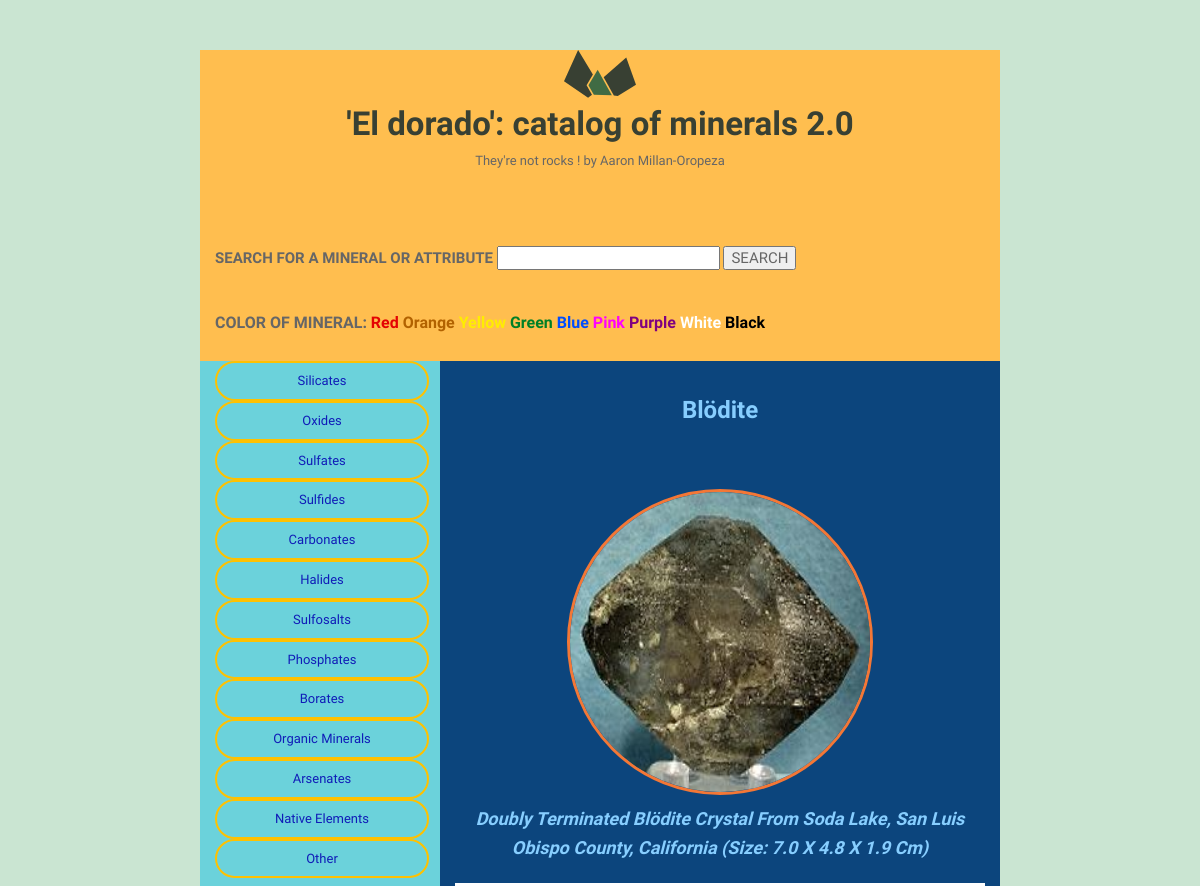
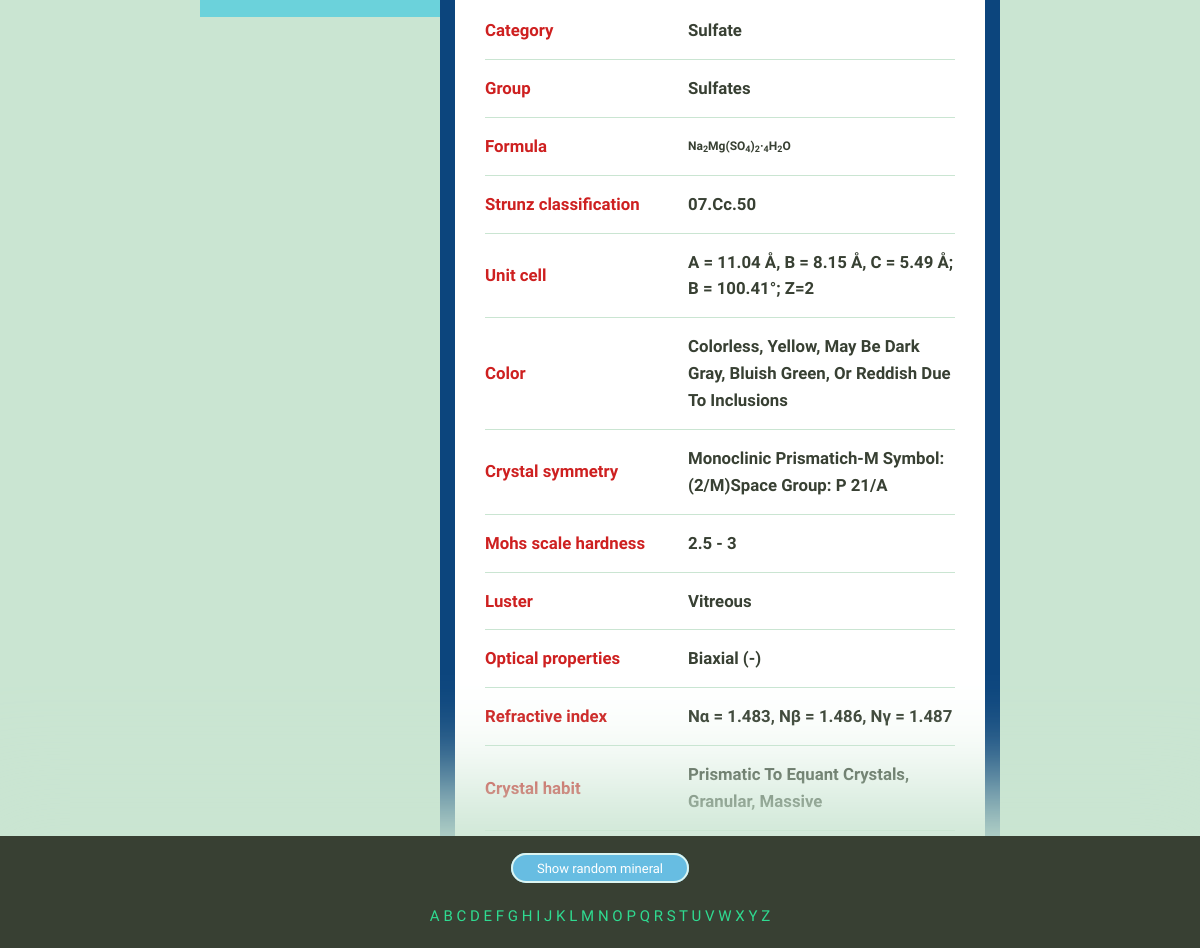
/index/123/, run on the app's committed database (2 pictures, top to bottom).
### minerals/models.py (models this page shows)
class Mineral(models.Model):
    name = models.CharField(max_length=255)
    image_filename = models.FilePathField(path='/img')
    image_caption = models.TextField(null=True, blank=True)
    category = models.TextField(null=True, blank=True)
    formula = models.TextField(null=True, blank=True)
    strunz_classification = models.TextField(null=True, blank=True)
    crystal_system = models.TextField(null=True, blank=True)
    unit_cell = models.TextField(null=True, blank=True)
    color = models.TextField(null=True, blank=True)
    crystal_symmetry = models.TextField(null=True, blank=True)
    cleavage = models.TextField(null=True, blank=True)
    mohs_scale_hardness = models.TextField(null=True, blank=True)
    luster = models.TextField(null=True, blank=True)
    streak = models.TextField(null=True, blank=True)
    diaphaneity = models.TextField(null=True, blank=True)
    optical_properties = models.TextField(null=True, blank=True)
    refractive_index = models.TextField(null=True, blank=True)
    crystal_habit = models.TextField(null=True, blank=True)
    specific_gravity = models.TextField(null=True, blank=True)
    group = models.TextField(null=True, blank=True)

### minerals/views.py (the view)
# urls.py: path('<int:pk>/', views.mineral_details, name ='mineral_details'),
def mineral_details(request, pk):
    mineral = get_object_or_404(Mineral, pk=pk)
    rand_min = Mineral.objects.only('name','pk').order_by('?').first()
    groups
    colors
    return render(request,'mineral_details.html',
        {'mineral':mineral,'rand_min':rand_min,'groups':groups,
         'colors':colors,}
    )

### minerals/templates/minerals/mineral_details.html (shortened to what this page needs)
{% extends 'layout.html' %}
{% load static from staticfiles %}
{% block extrahead %}
<link rel="stylesheet" href='{% static "css/mineral.css" %}'>
{% endblock %}
{% block content %}
<div class="mineral__container">
  <h1 class="mineral__name">{{ mineral.name|title }} </h1>
  <div class="mineral__image-bg">
    <img class="mineral__image" src="{% static mineral.image_filename %}">
      <p class="mineral__caption">{{ mineral.image_caption|title }}</p>
  </div>
  <div class="mineral__table-container">
    <table class="mineral__table">
      <tr>
        <td class="mineral__category">Category</td>
        <td>{{ mineral.category|title }}</td>
      </tr>
      <tr>
        <td class="mineral__category">Group</td>
        <td>{{ mineral.group|title }}</td>
      </tr>
      <tr>
        <td class="mineral__category">Formula</td>
        <td class="mineral__formula">{{ mineral.formula|safe }}</td>
      </tr>
      {% if mineral.strunz_classification != NULL %}
        <tr>
          <td class="mineral__category">Strunz classification</td>
          <td>{{ mineral.strunz_classification|title }}</td>
        </tr>
      {% endif %}
      {% if mineral.unit_cell != NULL %}
        <tr>
          <td class="mineral__category">Unit cell</td>
          <td>{{ mineral.unit_cell|title }}</td>
        </tr>
      {% endif %}
      {% if mineral.color != NULL %}
        <tr>
          <td class="mineral__category">Color</td>
          <td>{{ mineral.color|title }}</td>
        </tr>
      {% endif %}
      {% if mineral.crystal_symmetry != NULL %}
        <tr>
          <td class="mineral__category">Crystal symmetry</td>
          <td>{{ mineral.crystal_symmetry|title }}</td>
        </tr>
      {% endif %}
      {% if mineral.mohs_scale_hardness != NULL %}
        <tr>
          <td class="mineral__category">Mohs scale hardness</td>
          <td>{{ mineral.mohs_scale_hardness|title }}</td>
        </tr>
      {% endif %}
      {% if mineral.luster != NULL %}
        <tr>
          <td class="mineral__category">Luster</td>
          <td>{{ mineral.luster|title }}</td>
        </tr>
      {% endif %}
      {% if mineral.optical_properties != NULL %}
        <tr>
          <td class="mineral__category">Optical properties</td>
          <td>{{ mineral.optical_properties|title }}</td>
        </tr>
      {% endif %}
      {% if mineral.refractive_index != NULL %}
        <tr>
          <td class="mineral__category">Refractive index</td>
          <td>{{ mineral.refractive_index|title }}</td>
        </tr>
      {% endif %}
      {% if mineral.crystal_habit != NULL %}
        <tr>
          <td class="mineral__category">Crystal habit</td>
          <td>{{ mineral.crystal_habit|title }}</td>
        </tr>
      {% endif %}
      {% if mineral.specific_gravity != NULL %}
        <tr>
          <td class="mineral__category">Specific gravity</td>
          <td>{{ mineral.specific_gravity|title }}</td>
        </tr>
      {% endif %}
    </table>
  </div>
</div>
{% endblock %}

### static/css/global.css (style rules this page uses)
html { font-family: sans-serif; -ms-text-size-adjust: 100%; -webkit-text-size-adjust: 100%; }
body { margin: 0; }
h1 { font-size: 2em; margin: 0.67em 0; }
sub { font-size: 75%; line-height: 0; position: relative; vertical-align: baseline; bottom: -0.25em; }
img { border: 0; }
table { border-collapse: collapse; border-spacing: 0; }
td, th { padding: 0; }
html { font-size: 62.5%; }
body { background-color: #CAE5D2; font-size: 1.5em; line-height: 1.6; font-weight: 400; font-family: "Cousine"; color: #666; }
h1, h2, h3, h4, h5, h6 { margin-top: 0; margin-bottom: 2rem; font-weight: bold; font-family: "Work Sans", sans-serif; color: #384033; }
h1 { font-size: 3.8rem; }
@media (min-width: 550px) { h1 { font-size: 3.8rem; } }
p { margin-top: 0; font-size: 1.6rem; }
th, td { padding: 15px; text-align: left; border-bottom: 1px solid #e1e1e1; }
th:first-child, td:first-child { padding-left: 0; }
th:last-child, td:last-child { padding-right: 0; }
table, p, ul { margin-bottom: 2.5rem; }
.mineral__container { background-color: #fff; border-radius: 6px; list-style: none; padding: 0; text-align: center; }
.mineral__name { display: block; width: 100%; margin: 0; font-size: 24px; padding: 30px 0 30px 0; }
.mineral__image { display: block; margin: 0 auto; border: solid 2px #CAE5D2; }
.mineral__image-bg { background-color: #ecfaf8; padding: 20px 0; }
.mineral__caption { font-size: 12px; font-style: italic; padding: 10px 0 0 0; margin: 0; }
.mineral__table { font-size: 14px; color: #384033; }
.mineral__table td { border-color: #CAE5D2; }
.mineral__table tr:last-of-type td { border-bottom: none; padding-bottom: 0; }
.mineral__table-container { padding: 5px 30px 0; }
.mineral__category { font-weight: bold; width: 40%; }
.mineral__formula { font-size: 12px; }

### static/css/mineral.css (style rules this page uses)
h1 { font-size: 2.2em; }
td { font-size: 1.2em; font-weight: bold; }
.mineral__caption { font-size: 1.2em; font-weight: bold; color: #87ceff; }
.mineral__category { color: #ce2020; font-weight: bold; }
.mineral__container { background-color: #0c457d; }
.mineral__image-bg { background-color: #0c457d; }
.mineral__image { margin-top: 10px; width: 300px; height:300px; border-radius: 50%; border: 3px solid #f37736; }
.mineral__name { color: #87ceff; }
.mineral__table-container { background-color: #FFFFFF; }

### data on the page
Mineral: name "Blödite", image_filename (picture), image_caption "Doubly Terminated Blödite Crystal From Soda Lake, San Luis Obispo County, California (Size: 7.0 X 4.8 X 1.9 Cm)", category "Sulfate", group "Sulfates", formula "Na 2 Mg(SO 4 ) 2 · 4 H 2 O", strunz_classification "07.Cc.50", unit_cell "A = 11.04 Å, B = 8.15 Å, C = 5.49 Å; Β = 100.41°; Z=2", color "Colorless, Yellow, May Be Dark Gray, Bluish Green, Or Reddish Due To Inclusions", crystal_symmetry "Monoclinic Prismatich-M Symbol: (2/M)Space Group: P 21/A", mohs_scale_hardness "2.5 - 3", luster "Vitreous", optical_properties "Biaxial (-)", refractive_index "Nα = 1.483, Nβ = 1.486, Nγ = 1.487", crystal_habit "Prismatic To Equant Crystals, Granular, Massive"

### other printed values
{{ current_color }} "Red"
{{ current_color }} "Orange"
{{ current_color }} "Green"
{{ current_color }} "Blue"
{{ current_color }} "Pink"
{{ current_color }} "Purple"
{{ current_color }} "White"
{{ current_color }} "Black"
{{ item }} "Silicates" "Oxides" "Sulfates" "Sulfides" "Carbonates" "Halides" "Sulfosalts" "Phosphates" "Borates" "Organic Minerals" "Arsenates" "Native Elements" "Other"
{{ initial }} "A" "B" "C" "D" "E" "F" "G" "H" "I" "J" "K" "L" "M" "N" "O" "P" "Q" "R" "S" "T" "U" "V" "W" "X" "Y" "Z"
